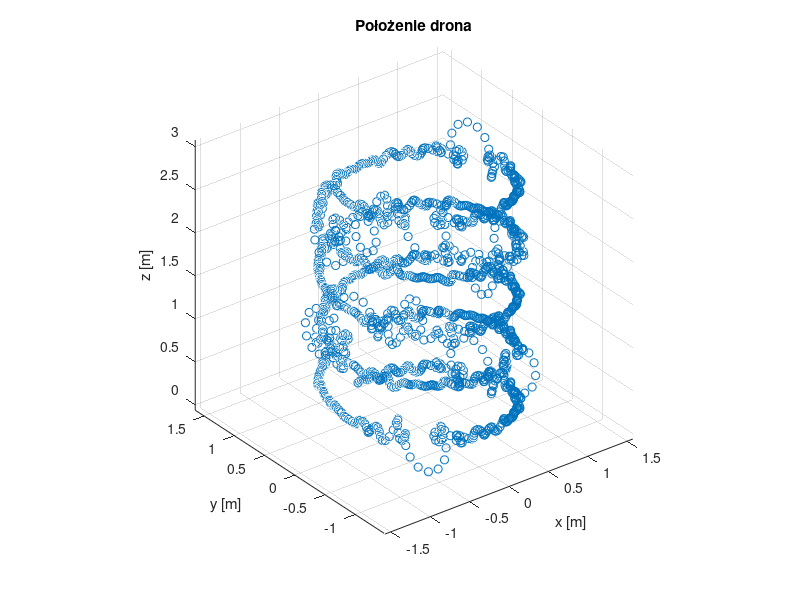

This figure's MATLAB source:
close all;
clear all;
load('trajektoria1.mat');
plot3(x,y,z,'o');
grid on;
axis equal;
title("Położenie drona")
xlabel("x [m]");
ylabel("y [m]");
zlabel("z [m]");
saveas(gcf,'184374_czepiel_zad2.png');